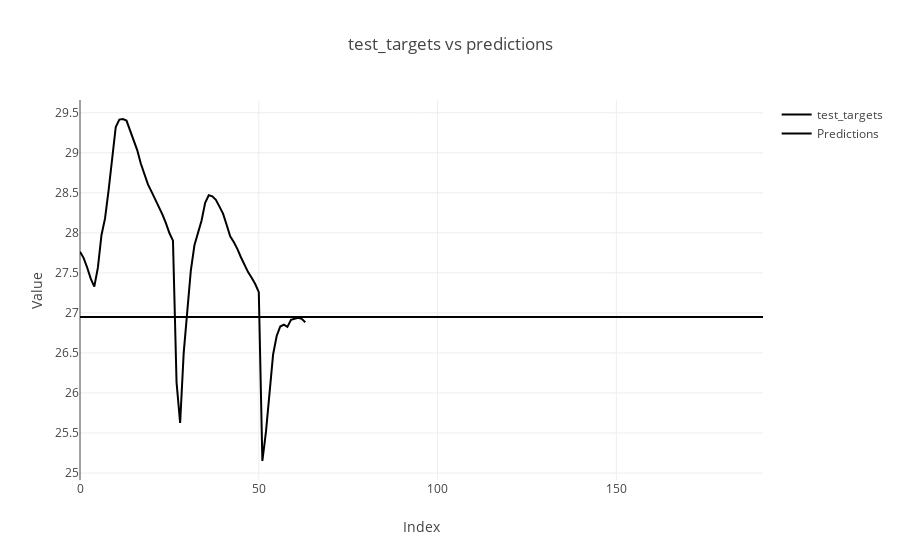

Source (notebook cell):
### Code cell
import plotly.graph_objects as go

def plt_pred(test_targets, predictions):
    fig = go.Figure()
    fig.add_trace(go.Scatter(y=test_targets, mode='lines', name='test_targets'))
    fig.add_trace(go.Scatter(y=predictions, mode='lines', name='Predictions'))
    fig.update_layout(title='test_targets vs predictions', xaxis_title='Index', yaxis_title='Value')
    fig.show()

plt_pred(inversed_targets.reshape(-1).tolist(), inversed_predictions.reshape(-1).tolist())

### Figure 1 — Plotly figure (JSON) as saved in the notebook; plotly's stock layout.template omitted (floating-point values rounded to 4 significant figures; data arrays with more than 128 entries replaced by an {"elided": "..."} marker saying what was removed)
{"data": [{"mode": "lines", "name": "test_targets", "type": "scatter", "y": [27.76, 27.69, 27.57, 27.43, 27.33, 27.56, 27.97, 28.18, 28.53, 28.95, 29.32, 29.41, 29.42, 29.4, 29.28, 29.15, 29.03, 28.87, 28.72, 28.61, 28.51, 28.42, 28.34, 28.23, 28.13, 28.0, 27.9, 26.13, 25.62, 26.5, 27.02, 27.53, 27.84, 27.99, 28.15, 28.38, 28.47, 28.45, 28.41, 28.33, 28.24, 28.1, 27.96, 27.88, 27.8, 27.7, 27.6, 27.51, 27.44, 27.36, 27.26, 25.15, 25.51, 26.02, 26.48, 26.71, 26.83, 26.85, 26.83, 26.91, 26.93, 26.94, 26.93, 26.88]}, {"mode": "lines", "name": "Predictions", "type": "scatter", "y": {"elided": "192 float values"}}], "layout": {"title": {"text": "test_targets vs predictions"}, "xaxis": {"title": {"text": "Index"}}, "yaxis": {"title": {"text": "Value"}}}}
